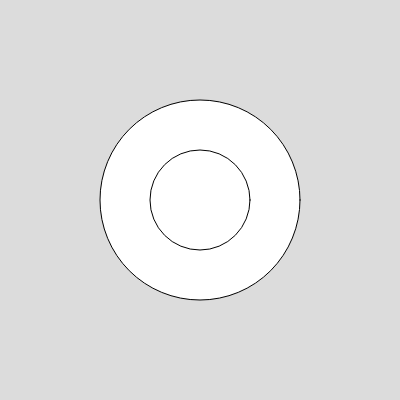
Frame 1 (no input)
Frame 60 (no input): identical to frame 1, image omitted
Frame 120 (the mouse pressed at the canvas centre since frame 60): identical to frame 1, image omitted

The p5.js sketch that drew this single still picture (run headless with seeded random() and noise() and a simulated clock; from frame 60 on, the mouse is pressed at the canvas centre):

// p5.js sketch
// ── sketch.js
function setup() {
  createCanvas(400, 400);
}

function draw() {
  background(220);

  circle(400 / 2, 400 / 2, 200);

  // environment variables
  circle(width / 2, height / 2, 100);
}
